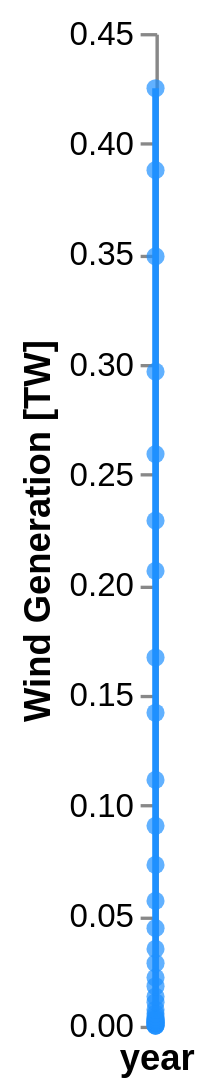

The Vega-Lite source for this figure:
### Vega-Lite specification from a JSON file in a GitHub repository (floating-point values rounded to 4 significant figures)
{"config": {"view": {"continuousWidth": 400, "continuousHeight": 300}}, "layer": [{"mark": {"type": "line", "color": "dodgerblue"}, "encoding": {"tooltip": [{"type": "temporal", "field": "year", "format": "%Y", "title": "year"}, {"type": "nominal", "field": "TW", "format": ".2f"}], "x": {"type": "temporal", "field": "year", "timeUnit": "year", "title": "year"}, "y": {"type": "quantitative", "field": "TW", "title": "Wind Generation [TW]"}}, "height": 300, "width": "container"}, {"mark": {"type": "point", "color": "dodgerblue", "filled": true}, "encoding": {"tooltip": [{"type": "temporal", "field": "year", "format": "%Y", "title": "year"}, {"type": "nominal", "field": "TW", "format": ".2f"}], "x": {"type": "temporal", "field": "year", "timeUnit": "year", "title": "year"}, "y": {"type": "quantitative", "field": "TW", "title": "Wind Generation [TW]"}}, "height": 300, "width": "container"}], "data": {"name": "data-fd427d4d03ec499126b72be188686210"}, "$schema": "https://vega.github.io/schema/vega-lite/v5.json", "datasets": {"data-fd427d4d03ec499126b72be188686210": [{"year": "1986-01-01T00:00:00", "TW": 4.896e-05}, {"year": "1987-01-01T00:00:00", "TW": 6.914e-05}, {"year": "1988-01-01T00:00:00", "TW": 0.000117}, {"year": "1989-01-01T00:00:00", "TW": 0.0009187}, {"year": "1990-01-01T00:00:00", "TW": 0.001253}, {"year": "1991-01-01T00:00:00", "TW": 0.001429}, {"year": "1992-01-01T00:00:00", "TW": 0.001595}, {"year": "1993-01-01T00:00:00", "TW": 0.001916}, {"year": "1994-01-01T00:00:00", "TW": 0.002512}, {"year": "1995-01-01T00:00:00", "TW": 0.002736}, {"year": "1996-01-01T00:00:00", "TW": 0.003211}, {"year": "1997-01-01T00:00:00", "TW": 0.004143}, {"year": "1998-01-01T00:00:00", "TW": 0.005491}, {"year": "1999-01-01T00:00:00", "TW": 0.007274}, {"year": "2000-01-01T00:00:00", "TW": 0.01069}, {"year": "2001-01-01T00:00:00", "TW": 0.01325}, {"year": "2002-01-01T00:00:00", "TW": 0.01794}, {"year": "2003-01-01T00:00:00", "TW": 0.02184}, {"year": "2004-01-01T00:00:00", "TW": 0.02834}, {"year": "2005-01-01T00:00:00", "TW": 0.03485}, {"year": "2006-01-01T00:00:00", "TW": 0.04425}, {"year": "2007-01-01T00:00:00", "TW": 0.05661}, {"year": "2008-01-01T00:00:00", "TW": 0.07293}, {"year": "2009-01-01T00:00:00", "TW": 0.09064}, {"year": "2010-01-01T00:00:00", "TW": 0.1115}, {"year": "2011-01-01T00:00:00", "TW": 0.1419}, {"year": "2012-01-01T00:00:00", "TW": 0.167}, {"year": "2013-01-01T00:00:00", "TW": 0.2062}, {"year": "2014-01-01T00:00:00", "TW": 0.229}, {"year": "2015-01-01T00:00:00", "TW": 0.2592}, {"year": "2016-01-01T00:00:00", "TW": 0.2965}, {"year": "2017-01-01T00:00:00", "TW": 0.3488}, {"year": "2018-01-01T00:00:00", "TW": 0.3879}, {"year": "2019-01-01T00:00:00", "TW": 0.425}]}}
